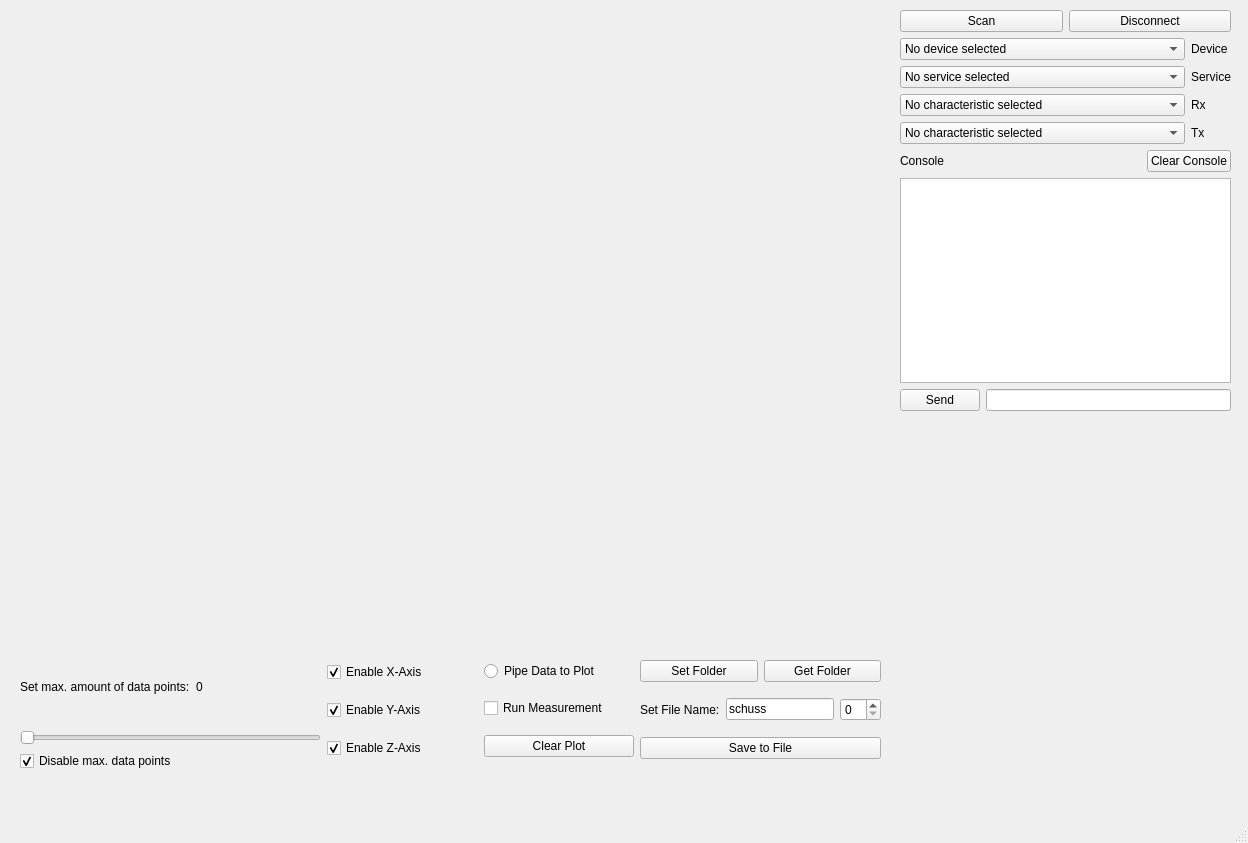
<?xml version="1.0" encoding="UTF-8"?>
<ui version="4.0">
 <class>MainWindow</class>
 <widget class="QMainWindow" name="MainWindow">
  <property name="geometry">
   <rect>
    <x>0</x>
    <y>0</y>
    <width>1248</width>
    <height>843</height>
   </rect>
  </property>
  <property name="windowTitle">
   <string>MainWindow</string>
  </property>
  <widget class="QWidget" name="centralwidget">
   <widget class="QWidget" name="verticalLayoutWidget">
    <property name="geometry">
     <rect>
      <x>900</x>
      <y>10</y>
      <width>331</width>
      <height>401</height>
     </rect>
    </property>
    <layout class="QVBoxLayout" name="verticalLayout_2">
     <item>
      <layout class="QVBoxLayout" name="verticalLayout">
       <item>
        <layout class="QHBoxLayout" name="horizontalLayout_4"/>
       </item>
       <item>
        <layout class="QHBoxLayout" name="horizontalLayout">
         <item>
          <widget class="QPushButton" name="searchButton">
           <property name="text">
            <string>Scan</string>
           </property>
          </widget>
         </item>
         <item>
          <widget class="QPushButton" name="disconnectButton">
           <property name="text">
            <string>Disconnect</string>
           </property>
          </widget>
         </item>
        </layout>
       </item>
       <item>
        <layout class="QHBoxLayout" name="horizontalLayout_3" stretch="8,0">
         <property name="spacing">
          <number>-1</number>
         </property>
         <property name="sizeConstraint">
          <enum>QLayout::SetDefaultConstraint</enum>
         </property>
         <property name="leftMargin">
          <number>0</number>
         </property>
         <item>
          <layout class="QVBoxLayout" name="verticalLayout_5">
           <item>
            <widget class="QComboBox" name="comboBox_device">
             <item>
              <property name="text">
               <string>No device selected</string>
              </property>
             </item>
            </widget>
           </item>
           <item>
            <widget class="QComboBox" name="comboBox_service">
             <item>
              <property name="text">
               <string>No service selected</string>
              </property>
             </item>
            </widget>
           </item>
           <item>
            <widget class="QComboBox" name="comboBox_Rx">
             <item>
              <property name="text">
               <string>No characteristic selected</string>
              </property>
             </item>
            </widget>
           </item>
           <item>
            <widget class="QComboBox" name="comboBox_Tx">
             <item>
              <property name="text">
               <string>No characteristic selected</string>
              </property>
             </item>
            </widget>
           </item>
          </layout>
         </item>
         <item>
          <layout class="QVBoxLayout" name="verticalLayout_4">
           <item>
            <widget class="QLabel" name="label_2">
             <property name="sizePolicy">
              <sizepolicy hsizetype="Preferred" vsizetype="Preferred">
               <horstretch>0</horstretch>
               <verstretch>0</verstretch>
              </sizepolicy>
             </property>
             <property name="text">
              <string>Device</string>
             </property>
            </widget>
           </item>
           <item>
            <widget class="QLabel" name="label_3">
             <property name="text">
              <string>Service</string>
             </property>
            </widget>
           </item>
           <item>
            <widget class="QLabel" name="label_4">
             <property name="text">
              <string>Rx</string>
             </property>
            </widget>
           </item>
           <item>
            <widget class="QLabel" name="label_5">
             <property name="text">
              <string>Tx</string>
             </property>
            </widget>
           </item>
          </layout>
         </item>
        </layout>
       </item>
       <item>
        <layout class="QHBoxLayout" name="horizontalLayout_7">
         <item>
          <widget class="QLabel" name="label">
           <property name="text">
            <string>Console</string>
           </property>
          </widget>
         </item>
         <item>
          <spacer name="horizontalSpacer">
           <property name="orientation">
            <enum>Qt::Horizontal</enum>
           </property>
           <property name="sizeHint" stdset="0">
            <size>
             <width>40</width>
             <height>20</height>
            </size>
           </property>
          </spacer>
         </item>
         <item>
          <widget class="QPushButton" name="clearConsoleButton">
           <property name="text">
            <string>Clear Console</string>
           </property>
          </widget>
         </item>
        </layout>
       </item>
       <item>
        <widget class="QPlainTextEdit" name="console"/>
       </item>
       <item>
        <layout class="QHBoxLayout" name="horizontalLayout_2">
         <item>
          <widget class="QPushButton" name="sendButton">
           <property name="text">
            <string>Send</string>
           </property>
          </widget>
         </item>
         <item>
          <widget class="QLineEdit" name="lineEdit"/>
         </item>
        </layout>
       </item>
      </layout>
     </item>
    </layout>
   </widget>
   <widget class="QCustomPlot" name="customplot" native="true">
    <property name="geometry">
     <rect>
      <x>-150</x>
      <y>30</y>
      <width>1031</width>
      <height>601</height>
     </rect>
    </property>
   </widget>
   <widget class="QWidget" name="layoutWidget">
    <property name="geometry">
     <rect>
      <x>20</x>
      <y>650</y>
      <width>861</width>
      <height>121</height>
     </rect>
    </property>
    <layout class="QHBoxLayout" name="horizontalLayout_5" stretch="2,1,1,0">
     <item>
      <layout class="QVBoxLayout" name="verticalLayout_6">
       <item>
        <layout class="QHBoxLayout" name="horizontalLayout_6">
         <item>
          <widget class="QLabel" name="label_6">
           <property name="text">
            <string>Set max. amount of data points:</string>
           </property>
          </widget>
         </item>
         <item>
          <widget class="QLabel" name="maxPointsLabel">
           <property name="text">
            <string>0</string>
           </property>
          </widget>
         </item>
        </layout>
       </item>
       <item>
        <widget class="QSlider" name="setMaxPointsSlider">
         <property name="minimum">
          <number>100</number>
         </property>
         <property name="maximum">
          <number>500</number>
         </property>
         <property name="orientation">
          <enum>Qt::Horizontal</enum>
         </property>
        </widget>
       </item>
       <item>
        <widget class="QCheckBox" name="Dis_max_data">
         <property name="text">
          <string>Disable max. data points</string>
         </property>
         <property name="checked">
          <bool>true</bool>
         </property>
        </widget>
       </item>
      </layout>
     </item>
     <item>
      <layout class="QVBoxLayout" name="verticalLayout_8">
       <item>
        <widget class="QCheckBox" name="en_x_axis">
         <property name="text">
          <string>Enable X-Axis</string>
         </property>
         <property name="checked">
          <bool>true</bool>
         </property>
        </widget>
       </item>
       <item>
        <widget class="QCheckBox" name="en_y_axis">
         <property name="text">
          <string>Enable Y-Axis</string>
         </property>
         <property name="checked">
          <bool>true</bool>
         </property>
        </widget>
       </item>
       <item>
        <widget class="QCheckBox" name="en_z_axis">
         <property name="text">
          <string>Enable Z-Axis</string>
         </property>
         <property name="checked">
          <bool>true</bool>
         </property>
        </widget>
       </item>
      </layout>
     </item>
     <item>
      <layout class="QVBoxLayout" name="verticalLayout_7" stretch="1,0,1">
       <item>
        <widget class="QRadioButton" name="radioButton">
         <property name="text">
          <string>Pipe Data to Plot</string>
         </property>
         <property name="checked">
          <bool>false</bool>
         </property>
        </widget>
       </item>
       <item>
        <widget class="QCheckBox" name="Run_Measure">
         <property name="text">
          <string>Run Measurement</string>
         </property>
        </widget>
       </item>
       <item>
        <widget class="QPushButton" name="clearPlotButton">
         <property name="text">
          <string>Clear Plot</string>
         </property>
        </widget>
       </item>
      </layout>
     </item>
     <item>
      <layout class="QVBoxLayout" name="verticalLayout_3">
       <item>
        <layout class="QHBoxLayout" name="horizontalLayout_9">
         <item>
          <widget class="QPushButton" name="set_folder_button">
           <property name="text">
            <string>Set Folder</string>
           </property>
          </widget>
         </item>
         <item>
          <widget class="QPushButton" name="get_folder_button">
           <property name="text">
            <string>Get Folder</string>
           </property>
          </widget>
         </item>
        </layout>
       </item>
       <item>
        <layout class="QHBoxLayout" name="horizontalLayout_8">
         <item>
          <widget class="QLabel" name="label_7">
           <property name="text">
            <string>Set File Name:</string>
           </property>
          </widget>
         </item>
         <item>
          <widget class="QLineEdit" name="edit_file_name">
           <property name="text">
            <string>schuss</string>
           </property>
          </widget>
         </item>
         <item>
          <widget class="QSpinBox" name="file_counter"/>
         </item>
        </layout>
       </item>
       <item>
        <widget class="QPushButton" name="save_to_file_button">
         <property name="text">
          <string>Save to File</string>
         </property>
        </widget>
       </item>
      </layout>
     </item>
    </layout>
   </widget>
  </widget>
  <widget class="QMenuBar" name="menubar">
   <property name="geometry">
    <rect>
     <x>0</x>
     <y>0</y>
     <width>1248</width>
     <height>24</height>
    </rect>
   </property>
  </widget>
  <widget class="QStatusBar" name="statusbar"/>
 </widget>
 <customwidgets>
  <customwidget>
   <class>QCustomPlot</class>
   <extends>QWidget</extends>
   <header location="global">qcustomplot.h</header>
   <container>1</container>
  </customwidget>
 </customwidgets>
 <resources/>
 <connections/>
</ui>
